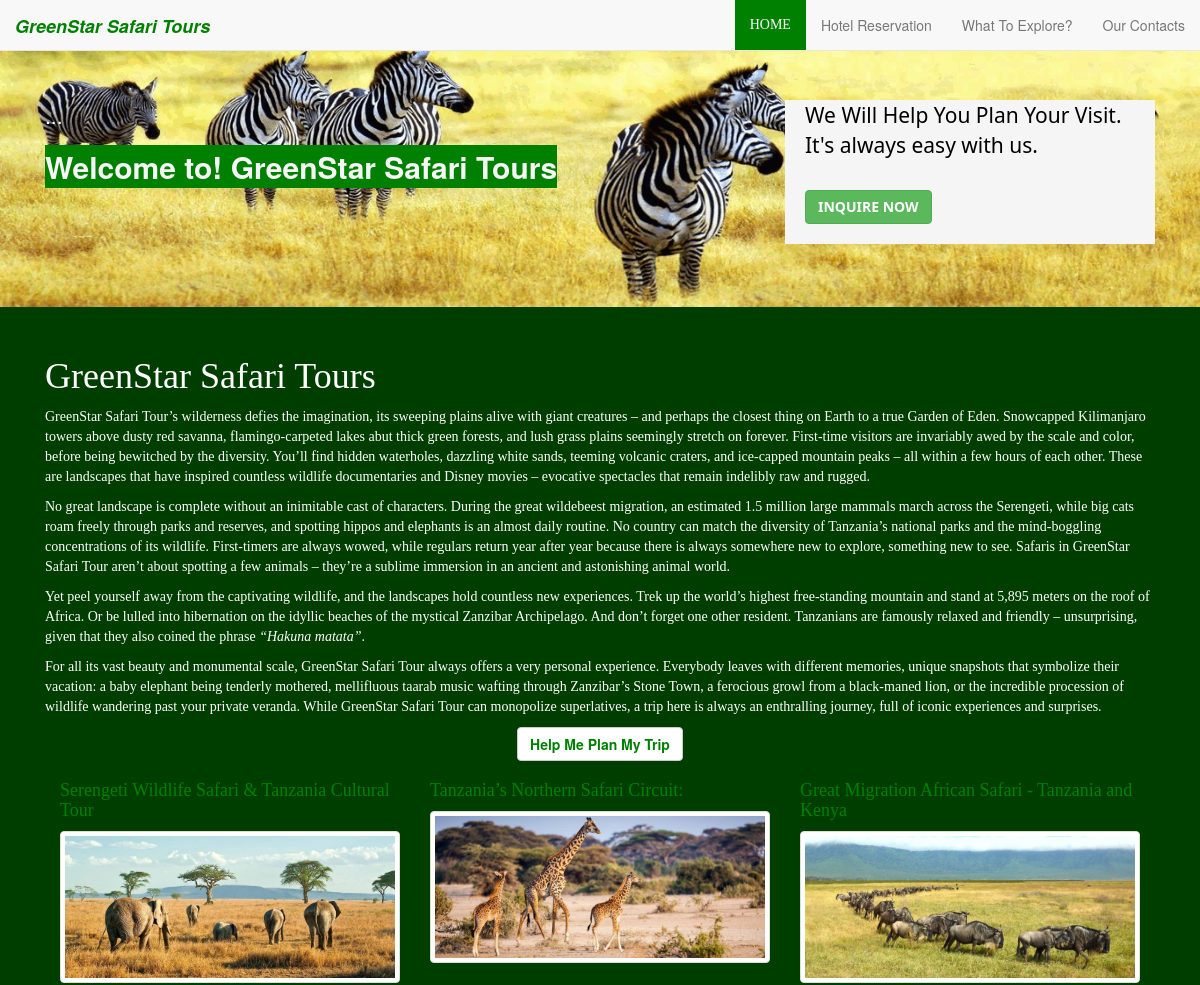
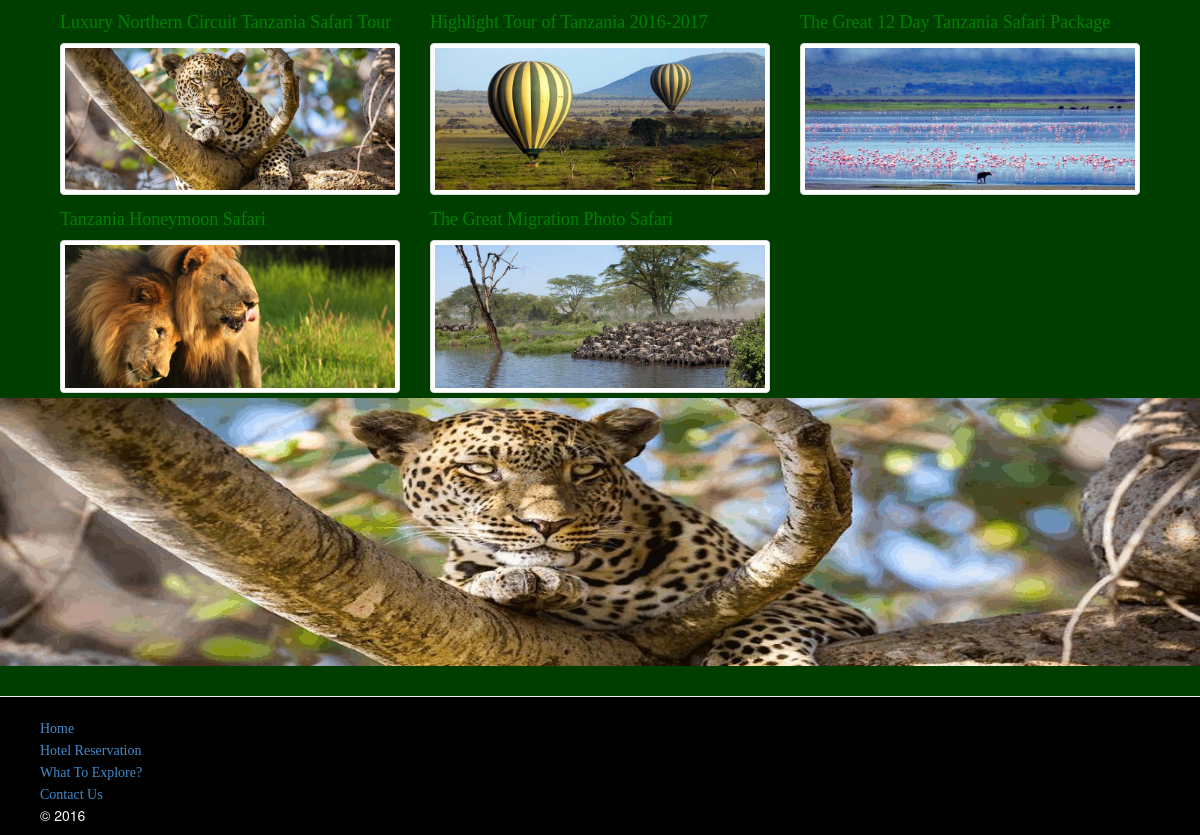
The page / on the database its author committed (2 pictures, top to bottom).
### tables this page shows
CREATE TABLE `tour_news` (
  `id` int(3) NOT NULL,
  `title` varchar(100) NOT NULL,
  `body` text NOT NULL,
  `category` varchar(50) NOT NULL,
  `picture_location` varchar(200) NOT NULL
);

### includes/functions.php (called while the page is built, shortened)
<?php require_once("connection.php"); ?>
<?php
	function _searchnews() {
		global $connection;
		$query = "select * from tour_news";
		$result = mysqli_query($connection,$query);
		return $result;
	}
?>

### index.php (the view, shortened to what this page needs)
<?php require_once("includes/connection.php");?>
<?php require_once("includes/functions.php");?>
<!doctype html>
<html lang="en">
	<head><title>Green Safaris | Home</title></head>
	<link rel="StyleSheet" type="text/css" href="stylesheets/bootstrap.css" />
	<link rel="Stylesheet" type="text/css" href="stylesheets/main.css" />
	<nav class="navbar navbar-default navbar-fixed-top">
	  <div class="container-fluid">
	    <div class="navbar-header">
	      <a class="navbar-brand" href="index.php"><strong style="color:green;"><i>GreenStar Safari Tours</i></strong></a>
	    </div>
	    <div class="collapse navbar-collapse" id="bs-example-navbar-collapse-1">
	      <ul class="nav navbar-nav navbar-right">
	        <li><a class="active" href="index.php" style="color:white;">Home</a></li>
	        <li><a href="hotel_reservation.php">Hotel Reservation</a></li>
	        <li><a href="exploring.php">What To Explore?</a></li>
	        <li><a href="contact_us.php"> Our Contacts</a></li>
	      </ul>
	    </div>
	  </div>
	</nav>
	<div class="jumbotron hidden-xs">
	  <div class="container">
			 <p class="hidden-xs hidden-sm col-md-4 col-lg-4 pull-right" style="padding-left:20px;padding-bottom:20px;color:black;background-color:whitesmoke;font-family:'sans'">
		   	We Will Help You Plan Your Visit.<br>
		   	It's always easy with us.<br><br>
		   	  <a class="btn btn-success btn-small" href="contact_us.php" role="button"><strong>INQUIRE NOW</strong></a>
		   </p>
 			<p>...</p>
 			 <h2><strong style="color:whitesmoke;background-color:green">Welcome to! GreenStar Safari Tours</strong></h2>
      	 <br><br><br>
	  </div>
   </div>
<body>
	<article class="container">
		<div class="col-xs-12 col-sm-12 col-md-12 col-lg-12" style="font-family:'Verdana'">
		<h1 class="hidden-xs hidden-sm">GreenStar Safari Tours</h1>
		  <p>GreenStar Safari Tour’s wilderness defies the imagination, its sweeping plains alive with giant creatures – and perhaps the closest
		  thing on Earth to a true Garden of Eden. Snowcapped Kilimanjaro towers above dusty red savanna,
		  flamingo-carpeted lakes abut thick green forests, and lush grass plains seemingly stretch on forever.
			First-time visitors are invariably awed by the scale and color, before being bewitched by the diversity.
			You’ll find hidden waterholes, dazzling white sands, teeming volcanic craters, and ice-capped mountain peaks – all within a few hours of each other.
			These are landscapes that have inspired countless wildlife documentaries and Disney movies –
			evocative spectacles that remain indelibly raw and rugged.</p>
		  <p>No great landscape is complete without an inimitable cast of characters. During the great wildebeest migration,
		  an estimated 1.5 million large mammals march across the Serengeti, while big cats roam freely through parks and reserves,
		  and spotting hippos and elephants is an almost daily routine. No country can match the diversity of
		 Tanzania’s national parks and the mind-boggling concentrations of its wildlife. First-timers are always wowed,
		  while regulars return year after year because there is always somewhere new to explore, something new to see.
		  Safaris in GreenStar Safari Tour aren’t about spotting a few animals – they’re a sublime immersion in an ancient and astonishing animal world.</p>
		 <p>Yet peel yourself away from the captivating wildlife, and the landscapes hold countless new experiences.
		  Trek up the world’s highest free-standing mountain and stand at 5,895 meters on the roof of Africa.
		  Or be lulled into hibernation on the idyllic beaches of the mystical Zanzibar Archipelago. And don’t forget one other resident.
		   Tanzanians are famously relaxed and friendly – unsurprising, given that they also coined the phrase <em>“Hakuna matata”</em>.</p>
		  <p>For all its vast beauty and monumental scale, GreenStar Safari Tour always offers a very personal experience.
		  Everybody leaves with different memories, unique snapshots that symbolize their vacation: a baby elephant being tenderly mothered,
		   mellifluous taarab music wafting through Zanzibar’s Stone Town, a ferocious growl from a black-maned lion,
		   or the incredible procession of wildlife wandering past your private veranda. While GreenStar Safari Tour can monopolize superlatives,
		    a trip here is always an enthralling journey, full of iconic experiences and surprises.</p>
		</div>
			<p style="display:block;margin-left:auto;margin-right:auto;text-align:center">
			    <a class="btn btn-default btn-small" href="contact_us.php" role="button"><strong style="color:green;"><blink> Help Me Plan My Trip</blink></strong></a>
			</p>
		<div class="col-xs-12 col-sm-12 col-md-12 col-lg-12" style="font-family:'Verdana'" id="exploring">
				<?php  $allnews = _searchnews();
						while($news = mysqli_fetch_assoc($allnews)) {
				?>
				<div class="col-md-4 col-lg-4" id="_picturetoexplore">
					<a href="_news.php?news=<?php echo urlencode($news['id']) ?>">
						<h4 class="hidden-xs hidden-sm" style="color:green;"><?php echo $news['title'];?></h4>
						<img src="image/<?php echo $news['picture_location']; ?>" alt="" class="img img-thumbnail img-responsive">
				</div>
				<?php } ?>
		</div><br>
	</article>
</body>
	<aside>
		<div class="jumbotron hidden-xs">
				<br><br><br><br><br><br>
		</div>
	</aside>
<footer class="_footer">
	<hr>
		<ul>
			<li><a href="index.php">Home</a></li><br>
	       <li><a href="hotel_reservation.php">Hotel Reservation</a></li><br>
	       <li><a href="exploring.php">What To Explore?</a></li><br>
			<li><a href="contact_us.php">Contact Us</a></li>	<br>
			&copy; <?php echo date('Y');?>		<br>
		</ul>
	</footer>
</html>

### stylesheets/main.css (style rules this page uses)
html { background-color: black; }
body { background-color: #003e00; color: white; overflow-x: hidden; padding-bottom: 0px; }
._footer { background-color: black; padding-bottom: 0px; padding-top: 0px; }
._footer li { list-style: none; font-family: 'Verdana'; display: inline-block; }
#_picturetoexplore { padding-bottom: 5px; }
ul>li>.active { background-color: green; text-transform: uppercase; font-family: 'Verdana'; color: white; }

### index.php (style rules this page uses)
.jumbotron { padding-top: 100px; background-image: url("image/zebra1.gif"); background-size: cover; }
aside>.jumbotron { background-image: url("image/tiger.gif"); position: relative; background-size: cover; overflow: hidden; }

### rows shown on the page
tour_news: title "Serengeti Wildlife Safari & Tanzania Cultural Tour", picture_location (picture)
tour_news: title "Tanzania’s Northern Safari Circuit:", picture_location (picture)
tour_news: title "Great Migration African Safari - Tanzania and Kenya", picture_location (picture)
tour_news: title "Luxury Northern Circuit Tanzania Safari Tour", picture_location (picture)
tour_news: title "Highlight Tour of Tanzania 2016-2017", picture_location (picture)
tour_news: title "The Great 12 Day Tanzania Safari Package", picture_location (picture)
tour_news: title "Tanzania Honeymoon Safari", picture_location (picture)
tour_news: title "The Great Migration Photo Safari", picture_location (picture)
